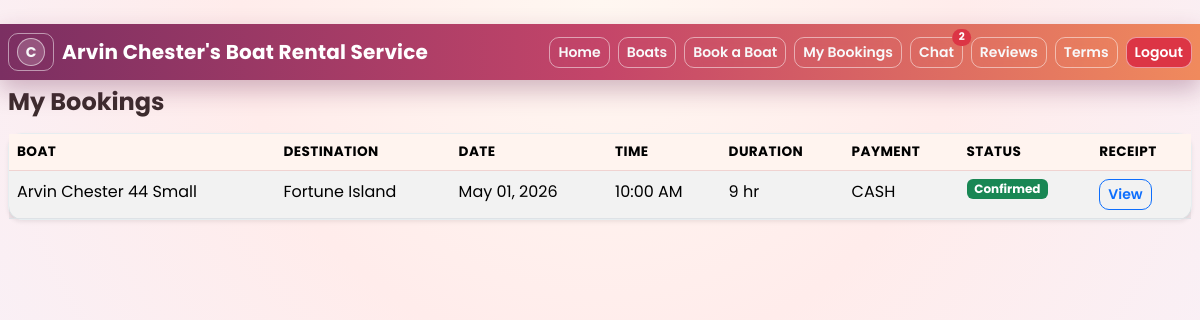
/my-bookings (signed in), run on the app's committed database.
### app.py (models this page shows, shortened)
class User(UserMixin, db.Model):
    id = db.Column(db.Integer, primary_key=True)
    full_name = db.Column(db.String(120), nullable=False)
    email = db.Column(db.String(120), unique=True, nullable=False)
    phone = db.Column(db.String(40), nullable=False)
    bio = db.Column(db.Text, default="")
    profile_image_path = db.Column(db.String(255))
    last_seen_at = db.Column(db.DateTime, default=datetime.now)
    password_hash = db.Column(db.String(255), nullable=False)
    role = db.Column(db.String(20), default="customer", nullable=False)  # customer, owner, admin
    created_at = db.Column(db.DateTime, default=datetime.utcnow)

class Booking(db.Model):
    id = db.Column(db.Integer, primary_key=True)
    customer_id = db.Column(db.Integer, db.ForeignKey("user.id"), nullable=False)
    boat_id = db.Column(db.Integer, db.ForeignKey("boat.id"), nullable=False)
    beach_id = db.Column(db.Integer, db.ForeignKey("beach.id"), nullable=False)
    booking_date = db.Column(db.Date, nullable=False)
    booking_time = db.Column(db.Time, nullable=False)
    duration_hours = db.Column(db.Integer, nullable=False)
    total_price = db.Column(db.Float, nullable=False)
    payment_method = db.Column(db.String(20), nullable=False)  # cash, gcash
    notes = db.Column(db.Text, default="")
    status = db.Column(db.String(20), default="Pending")
    receipt_code = db.Column(db.String(30), nullable=False)
    transaction_receipt_path = db.Column(db.String(255))
    created_at = db.Column(db.DateTime, default=datetime.now)

class Boat(db.Model):
    id = db.Column(db.Integer, primary_key=True)
    name = db.Column(db.String(120), nullable=False)
    capacity = db.Column(db.Integer, nullable=False)
    hourly_rate = db.Column(db.Float, nullable=False)
    available_for_fishing = db.Column(db.Boolean, default=True)
    description = db.Column(db.Text, default="")
    image_url = db.Column(db.String(255), nullable=False)
    owner_id = db.Column(db.Integer, db.ForeignKey("user.id"), nullable=False)

class Beach(db.Model):
    id = db.Column(db.Integer, primary_key=True)
    name = db.Column(db.String(120), unique=True, nullable=False)
    image_url = db.Column(db.String(255), nullable=False)
    description = db.Column(db.Text, default="")

### app.py (the view)
@app.route("/my-bookings")
@login_required
def my_bookings():
    if current_user.role == "admin":
        return redirect(url_for("admin_bookings"))
    if current_user.role == "owner":
        return redirect(url_for("owner_booked_boats"))
    results = (
        db.session.query(Booking, Boat.name, Beach.name.label("beach_name"))
        .join(Boat, Booking.boat_id == Boat.id)
        .join(Beach, Booking.beach_id == Beach.id)
        .filter(Booking.customer_id == current_user.id)
        .order_by(Booking.created_at.desc())
        .all()
    )
    return render_template("my_bookings.html", rows=results)

### app.py (called while the page is built)
@login_manager.user_loader
def load_user(user_id):
    return db.session.get(User, int(user_id))

@app.before_request
def update_last_seen():
    if current_user.is_authenticated:
        current_user.last_seen_at = datetime.now()
        db.session.commit()

@app.context_processor
def inject_counts():
    if current_user.is_authenticated:
        notif_count = Notification.query.filter_by(user_id=current_user.id).count()
        chat_notif_count = (
            db.session.query(db.func.count(Message.id))
            .filter(Message.receiver_id == current_user.id, Message.seen_at.is_(None))
            .scalar()
        )
        return {"notif_count": notif_count, "chat_notif_count": chat_notif_count}
    return {"notif_count": 0, "chat_notif_count": 0}

### templates/my_bookings.html
{% extends 'base.html' %}
{% block content %}
<h4 class="mb-3">My Bookings</h4>
<div class="card shadow-sm">
  <div class="table-responsive">
    <table class="table table-striped mb-0">
      <thead>
        <tr>
          <th>Boat</th>
          <th>Destination</th>
          <th>Date</th>
          <th>Time</th>
          <th>Duration</th>
          <th>Payment</th>
          <th>Status</th>
          <th>Receipt</th>
        </tr>
      </thead>
      <tbody>
        {% for booking, boat_name, beach_name in rows %}
        <tr>
          <td>{{ boat_name }}</td>
          <td>{{ beach_name }}</td>
          <td>{{ booking.booking_date.strftime('%B %d, %Y') }}</td>
          <td>{{ booking.booking_time.strftime('%I:%M %p') }}</td>
          <td>{{ booking.duration_hours }} hr</td>
          <td>{{ booking.payment_method|upper }}</td>
          <td><span class="badge text-bg-success">{{ booking.status }}</span></td>
          <td><a class="btn btn-sm btn-outline-primary" href="{{ url_for('receipt', booking_id=booking.id) }}">View</a></td>
        </tr>
        {% else %}
        <tr><td colspan="8" class="text-center text-muted">No bookings yet.</td></tr>
        {% endfor %}
      </tbody>
    </table>
  </div>
</div>
{% endblock %}

### templates/base.html (shortened to what this page needs)
﻿<!doctype html>
<html lang="en">
<head>
  <link href="https://cdn.jsdelivr.net/npm/bootstrap@5.3.3/dist/css/bootstrap.min.css" rel="stylesheet">
  <link rel="stylesheet" href="{{ url_for('static', filename='css/style.css') }}">
</head>
<body>
  <nav class="navbar navbar-expand-lg navbar-dark custom-nav">
    <div class="container-fluid px-2">
      {% if current_user.is_authenticated %}
        <a class="btn btn-sm btn-outline-light nav-pill me-2 ms-0" href="{{ url_for('profile') }}" title="Profile">
          {% if current_user.profile_image_path %}
            <img src="{{ current_user.profile_image_path }}" alt="Profile" class="profile-avatar-img">
          {% else %}
            <span class="profile-avatar">{{ current_user.full_name[:1] }}</span>
          {% endif %}
        </a>
      {% endif %}
      <a class="navbar-brand fw-bold" href="{{ url_for('index') }}">Arvin Chester's Boat Rental Service</a>
      <div class="collapse navbar-collapse" id="navMenu">
        <ul class="navbar-nav ms-auto gap-2 w-100 justify-content-end">
          <li class="nav-item"><a class="btn btn-sm btn-outline-light nav-pill" href="{{ url_for('index') }}">Home</a></li>
          {% if not (current_user.is_authenticated and current_user.role == 'owner') %}
            <li class="nav-item"><a class="btn btn-sm btn-outline-light nav-pill" href="{{ url_for('boats') }}">Boats</a></li>
          {% endif %}
          {% if not (current_user.is_authenticated and current_user.role in ['admin', 'owner']) %}
            <li class="nav-item"><a class="btn btn-sm btn-outline-light nav-pill" href="{{ url_for('book') }}">Book a Boat</a></li>
          {% endif %}
          {% if current_user.is_authenticated %}
            {% if current_user.role == 'admin' %}
              <li class="nav-item"><a class="btn btn-sm btn-outline-light nav-pill" href="{{ url_for('admin_bookings') }}">Booked Boats</a></li>
            {% elif current_user.role == 'owner' %}
              <li class="nav-item"><a class="btn btn-sm btn-outline-light nav-pill" href="{{ url_for('owner_booked_boats') }}">Booked Boats</a></li>
            {% else %}
              <li class="nav-item"><a class="btn btn-sm btn-outline-light nav-pill" href="{{ url_for('my_bookings') }}">My Bookings</a></li>
            {% endif %}
            <li class="nav-item">
              <a class="btn btn-sm btn-outline-light nav-pill position-relative" href="{{ url_for('chat') }}">
                Chat
                {% if chat_notif_count > 0 %}
                  <span class="position-absolute top-0 start-100 translate-middle badge rounded-pill text-bg-danger">{{ chat_notif_count }}</span>
                {% endif %}
              </a>
            </li>
            <li class="nav-item"><a class="btn btn-sm btn-outline-light nav-pill" href="{{ url_for('reviews') }}">Reviews</a></li>
            <li class="nav-item"><a class="btn btn-sm btn-outline-light nav-pill" href="{{ url_for('terms') }}">Terms</a></li>
            <li class="nav-item"><a class="btn btn-sm btn-danger nav-pill" href="{{ url_for('logout') }}">Logout</a></li>
          {% endif %}
        </ul>
      </div>
    </div>
  </nav>
  <main class="{% if request.endpoint == 'index' %}container py-4{% else %}container-fluid px-2 py-2{% endif %}">
    {% block content %}{% endblock %}
  </main>
</body>
</html>

### static/css/style.css (style rules this page uses)
body { font-family: "Poppins", "Segoe UI", sans-serif; background: radial-gradient(circle at top, #fff7f1 0%, #ffeceb 36%, #f4f3ff 100%); color: #3d2c2e; min-height: 100vh; }
.custom-nav { background: linear-gradient(90deg, #7b2f62, #c44569, #f08a5d); box-shadow: 0 10px 25px rgba(104, 33, 78, 0.3); }
.nav-pill { border-radius: 999px; backdrop-filter: blur(8px); border-color: rgba(255, 255, 255, 0.5) !important; transition: all 0.2s ease; }
.navbar-brand { letter-spacing: 0.2px; }
.profile-avatar { width: 28px; height: 28px; border-radius: 50%; display: inline-flex; align-items: center; justify-content: center; font-weight: 700; background: rgba(255, 255, 255, 0.18); border: 1px solid rgba(255, 255, 255, 0.55); }
.card { border: 1px solid #e6edf0; border-radius: 14px; box-shadow: 0 10px 30px rgba(14, 39, 57, 0.06); }
h2, h3, h4, h5, h6 { font-weight: 700; }
.btn { border-radius: 10px; font-weight: 600; }
.table { --bs-table-bg: transparent; }
.table thead th { border-bottom: 1px solid #f0d3d1; background: #fff4ef; font-size: 0.85rem; text-transform: uppercase; letter-spacing: 0.4px; }

### data on the page
User: full_name "C"
Booking: name "Arvin Chester 44 Small", name "Fortune Island", booking_date "May 01, 2026", booking_time "10:00 AM", duration_hours "9", payment_method "CASH", status "Confirmed"

### other printed values
{{ chat_notif_count }} "2"
